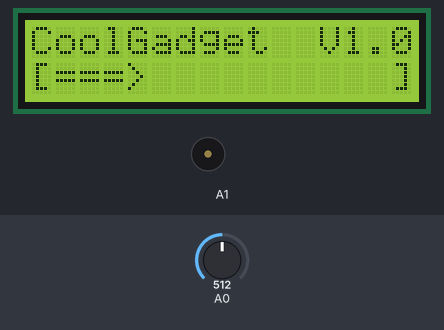
Bench run of a sketch on a simulated Arduino Uno, built with avr-gcc and run on an emulated ATmega328P. Shown: 16×2 character LCD, buzzer (waves = sounding). The test bench sets the inputs (shaded band); at power-on: A0 = 512.

Above: at 1.2 s.
1.3 s: A0 set to 621
At 1.35 s:
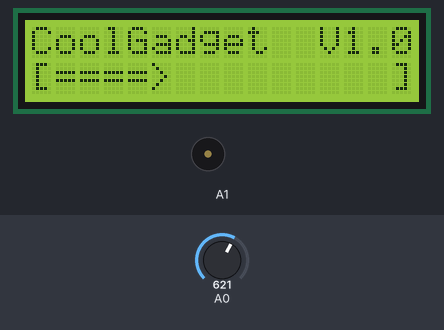
3.9 s: A0 set to 642
At 4.73 s:
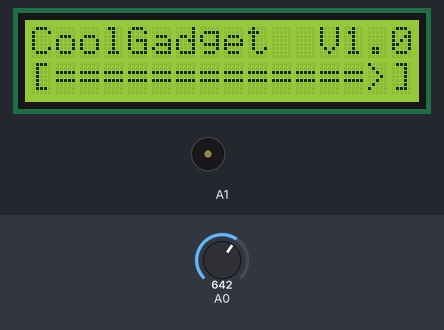
At 5.32 s:
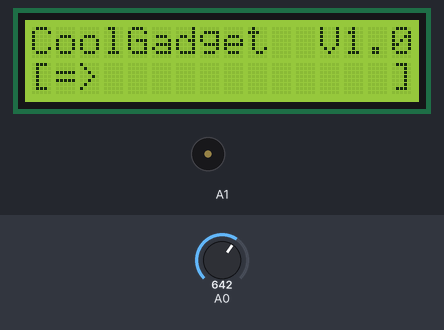
Timing chart, 0 to 6.9 s (numbered marks = the images above; inputs shaded):
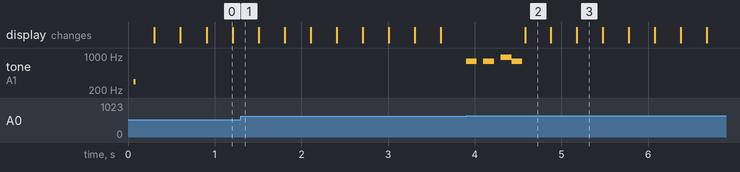

Measured:
- the behaviour switches between 627 and 628 on A0 (found by bisection; images 1 and 2)
- after the input at 3.9 s, tone on A1: plays 784 Hz for 0.13 s, 784 Hz for 0.13 s, 932 Hz for 0.13 s, 784 Hz for 0.13 s, starting at once

The sketch:

CoolGadgetV1.ino
```cpp
#include <LiquidCrystal.h>
#include "pitches.h"

LiquidCrystal lcd(8, 9, 4, 5, 6, 7);

// Buttons
uint8_t buttonCurrent = 0;
uint8_t buttonLast = 0;
int buttonAnalog;

#define NONE 0
#define SELECT 1
#define UP 2
#define DOWN 3
#define LEFT 4
#define RIGHT 5

// Menu
int menuPos = 0;
int menuBarNum = 0;
long menuLastUpdate = 0;

// Sound
uint16_t soundDuration = 25; // In Milliseconds
uint8_t soundPulseLength = 128;
long soundStartTime;

void setup() {
	lcd.begin(16, 2);
	lcd.print("Ello World!!");
	tone(A1, 294, soundDuration);
}

void loop() {
	// Button Update
	buttonLast = buttonCurrent;
	buttonAnalog = analogRead(A0);

	if (buttonAnalog > 882) 		buttonCurrent = 0; // None
	else if (buttonAnalog > 627) 	buttonCurrent = 1; // Select
	else if (buttonAnalog > 420) 	buttonCurrent = 4; // Left
	else if (buttonAnalog > 232) 	buttonCurrent = 3; // Down
	else if (buttonAnalog > 70) 	buttonCurrent = 2; // Up
	else 							buttonCurrent = 5; // Right

	// Sound
	if (buttonLast != buttonCurrent) {
		if (buttonCurrent == UP) {
			if (menuPos < 1) {
				menuPos++;
			}
			else {
				menuPos = -1;
			}
			tone(A1, NOTE_C5, soundDuration);
			delay(soundDuration);
			noTone(A1);
			tone(A1, NOTE_E5, soundDuration);
		}
		else if (buttonCurrent == DOWN) {
			if (menuPos > -1) {
				menuPos--;
			}
			else {
				menuPos = 1;
			}
			tone(A1, NOTE_E5, soundDuration);
			delay(soundDuration);
			noTone(A1);
			tone(A1, NOTE_C5, soundDuration);
		}
		else if (buttonCurrent == SELECT) {
			tone(A1, NOTE_G5, 125);
			delay(200);
			noTone(A1);
			tone(A1, NOTE_G5, 125);
			delay(200);
			noTone(A1);
			tone(A1, NOTE_AS5, 125);
			delay(125);
			noTone(A1);
			tone(A1, NOTE_G5, 125);
			delay(150);
			noTone(A1);
		}
	}

	if (millis() - menuLastUpdate >= 300) {
		menuLastUpdate = millis();
		if (menuBarNum < 13) {
			menuBarNum++;
		}
		else {
			menuBarNum = 0;
		}
		if (menuPos == 0) {
			lcd.clear();
			lcd.setCursor(0, 0);
			lcd.print("CoolGadget  V1.0");
			lcd.setCursor(0, 1);
			lcd.print("[");
			lcd.setCursor(15, 1);
			lcd.print("]");
			lcd.setCursor(1, 1);
			for (int i = 0; i <= menuBarNum; i++) {
				if (i == menuBarNum) {
					lcd.print(">");
				}
				else {
					lcd.print("=");
				}


			}
		}


	}

	// Display
	if (buttonLast != buttonCurrent) {

	}
}
```

pitches.h
```cpp
/*************************************************
 Pitch Constants
 Not made by me...
 *************************************************/

#define NOTE_B0  31
#define NOTE_C1  33
#define NOTE_CS1 35
#define NOTE_D1  37
#define NOTE_DS1 39
#define NOTE_E1  41
#define NOTE_F1  44
#define NOTE_FS1 46
#define NOTE_G1  49
#define NOTE_GS1 52
#define NOTE_A1  55
#define NOTE_AS1 58
#define NOTE_B1  62
#define NOTE_C2  65
#define NOTE_CS2 69
#define NOTE_D2  73
#define NOTE_DS2 78
#define NOTE_E2  82
#define NOTE_F2  87
#define NOTE_FS2 93
#define NOTE_G2  98
#define NOTE_GS2 104
#define NOTE_A2  110
#define NOTE_AS2 117
#define NOTE_B2  123
#define NOTE_C3  131
#define NOTE_CS3 139
#define NOTE_D3  147
#define NOTE_DS3 156
#define NOTE_E3  165
#define NOTE_F3  175
#define NOTE_FS3 185
#define NOTE_G3  196
#define NOTE_GS3 208
#define NOTE_A3  220
#define NOTE_AS3 233
#define NOTE_B3  247
#define NOTE_C4  262
#define NOTE_CS4 277
#define NOTE_D4  294
#define NOTE_DS4 311
#define NOTE_E4  330
#define NOTE_F4  349
#define NOTE_FS4 370
#define NOTE_G4  392
#define NOTE_GS4 415
#define NOTE_A4  440
#define NOTE_AS4 466
#define NOTE_B4  494
#define NOTE_C5  523
#define NOTE_CS5 554
#define NOTE_D5  587
#define NOTE_DS5 622
#define NOTE_E5  659
#define NOTE_F5  698
#define NOTE_FS5 740
#define NOTE_G5  784
#define NOTE_GS5 831
#define NOTE_A5  880
#define NOTE_AS5 932
#define NOTE_B5  988
#define NOTE_C6  1047
#define NOTE_CS6 1109
#define NOTE_D6  1175
#define NOTE_DS6 1245
#define NOTE_E6  1319
#define NOTE_F6  1397
#define NOTE_FS6 1480
#define NOTE_G6  1568
#define NOTE_GS6 1661
#define NOTE_A6  1760
#define NOTE_AS6 1865
#define NOTE_B6  1976
#define NOTE_C7  2093
#define NOTE_CS7 2217
#define NOTE_D7  2349
#define NOTE_DS7 2489
#define NOTE_E7  2637
#define NOTE_F7  2794
#define NOTE_FS7 2960
#define NOTE_G7  3136
#define NOTE_GS7 3322
#define NOTE_A7  3520
#define NOTE_AS7 3729
#define NOTE_B7  3951
#define NOTE_C8  4186
#define NOTE_CS8 4435
#define NOTE_D8  4699
#define NOTE_DS8 4978
```
